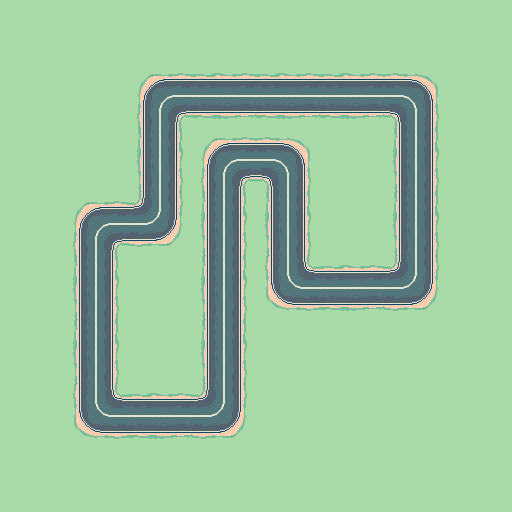

Below is a game level as drawn by its tile map, then a one-line description and the .tmx file that defines it, in full:
An orthogonal 8x8 tile map with 64x64 px tiles, 1 tile layer (track) and 1 object (player).

<map version="1.0" tiledversion="1.0.3" orientation="orthogonal" renderorder="right-down" width="8" height="8" tilewidth="64" tileheight="64" nextobjectid="4">
 <tileset firstgid="1" source="../graphics/track.tsx" />
 <layer name="track" width="8" height="8">
  <data encoding="csv">
7,7,7,7,7,7,7,7,
7,7,6,1,1,1,3,7,
7,7,2,6,3,7,2,7,
7,6,4,2,2,7,2,7,
7,2,7,2,5,1,4,7,
7,2,7,2,7,7,7,7,
7,5,1,4,7,7,7,7,
7,7,7,7,7,7,7,7
</data>
 </layer>
 <objectgroup name="objects">
  <object id="2" type="player" x="270" y="92" width="6" height="10" rotation="-90" />
 </objectgroup>
</map>